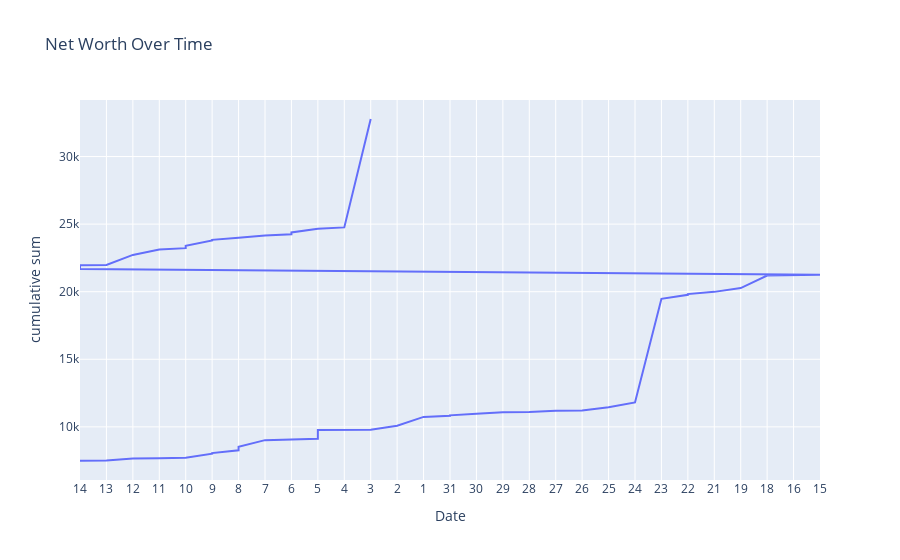

Notebook source saved alongside this figure:
### Code cell
fig = px.line(Net_Worth_Table, x="Date", y="cumulative sum", title='Net Worth Over Time')
fig.show()

### Figure 1 — Plotly figure (JSON) as saved in the notebook; plotly's stock layout.template omitted (floating-point values rounded to 4 significant figures)
{"data": [{"hovertemplate": "Date=%{x}<br>cumulative sum=%{y}<extra></extra>", "legendgroup": "", "line": {"color": "#636efa", "dash": "solid"}, "mode": "lines", "name": "", "orientation": "v", "showlegend": false, "type": "scatter", "x": ["14", "14", "13", "12", "11", "10", "9", "9", "9", "8", "8", "7", "6", "5", "5", "4", "3", "2", "1", "1", "31", "31", "30", "29", "28", "27", "26", "26", "25", "24", "23", "22", "22", "21", "19", "18", "16", "15", "14", "14", "13", "12", "11", "10", "10", "10", "10", "10", "9", "9", "8", "7", "6", "6", "6", "5", "4", "3"], "xaxis": "x", "y": [7474.0, 7494.0, 7508.0, 7655.0, 7681, 7715.0, 8015.0, 8042.0, 8059.0, 8267.0, 8527.0, 9016.0, 9092.0, 9114.0, 9767.0, 9782.0, 9789.0, 10090.0, 10710.0, 10740.0, 10820.0, 10850.0, 10970.0, 11080.0, 11100.0, 11190.0, 11200.0, 11210.0, 11450.0, 11810.0, 19480.0, 19770.0, 19820.0, 19990.0, 20270.0, 21190.0, 21220.0, 21250.0, 21680.0, 21960.0, 21980.0, 22720.0, 23120.0, 23180.0, 23220.0, 23270.0, 23330.0, 23400.0, 23800.0, 23840.0, 23990.0, 24160.0, 24250.0, 24290.0, 24380.0, 24670.0, 24760.0, 32780.0], "yaxis": "y"}], "layout": {"legend": {"tracegroupgap": 0}, "title": {"text": "Net Worth Over Time"}, "xaxis": {"anchor": "y", "domain": [0, 1], "title": {"text": "Date"}}, "yaxis": {"anchor": "x", "domain": [0, 1], "title": {"text": "cumulative sum"}}}}
